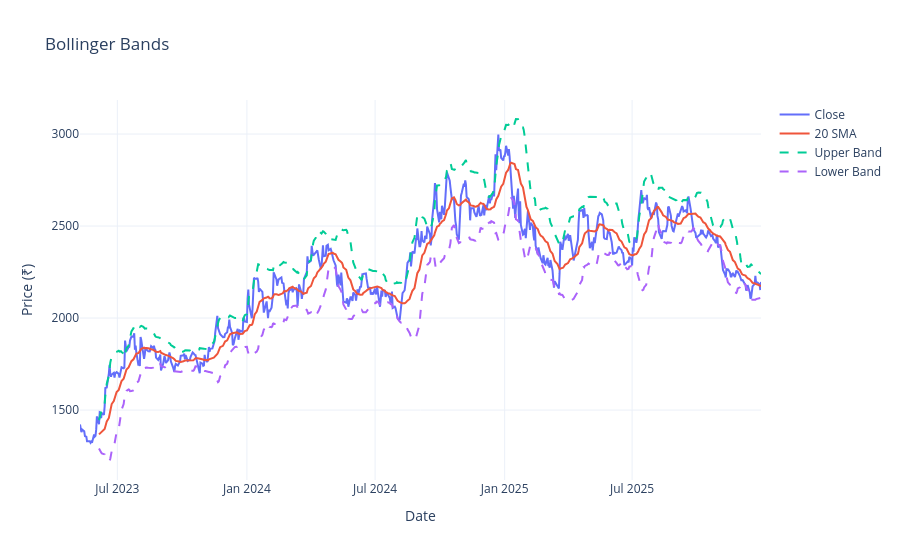

Notebook code cell kept with this figure:
### Code cell
fig = go.Figure()

fig.add_trace(go.Scatter(
    x=df.index,
    y=df["Close"],
    name="Close"
))

fig.add_trace(go.Scatter(
    x=df.index,
    y=df["SMA20"],
    name="20 SMA"
))

fig.add_trace(go.Scatter(
    x=df.index,
    y=df["Upper Band"],
    name="Upper Band",
    line=dict(dash="dash")
))

fig.add_trace(go.Scatter(
    x=df.index,
    y=df["Lower Band"],
    name="Lower Band",
    line=dict(dash="dash")
))

fig.update_layout(
    title="Bollinger Bands",
    xaxis_title="Date",
    yaxis_title="Price (₹)",
    template="plotly_white"
)

fig.show()

### Figure 1 — Plotly figure (JSON) as saved in the notebook; plotly's stock layout.template omitted (floating-point values rounded to 4 significant figures; data arrays with more than 128 entries replaced by an {"elided": "..."} marker saying what was removed)
{"data": [{"name": "Close", "type": "scatter", "x": {"elided": "656 str values"}, "y": {"elided": "656 float values"}}, {"name": "20 SMA", "type": "scatter", "x": {"elided": "656 str values"}, "y": {"elided": "656 float values"}}, {"line": {"dash": "dash"}, "name": "Upper Band", "type": "scatter", "x": {"elided": "656 str values"}, "y": {"elided": "656 float values"}}, {"line": {"dash": "dash"}, "name": "Lower Band", "type": "scatter", "x": {"elided": "656 str values"}, "y": {"elided": "656 float values"}}], "layout": {"title": {"text": "Bollinger Bands"}, "xaxis": {"title": {"text": "Date"}}, "yaxis": {"title": {"text": "Price (₹)"}}}}
